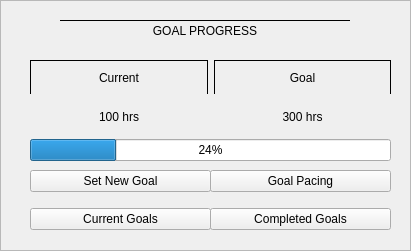
    <widget class="QFrame" name="goalsFrame">
     <property name="geometry">
      <rect>
       <x>770</x>
       <y>570</y>
       <width>411</width>
       <height>251</height>
      </rect>
     </property>
     <property name="frameShape">
      <enum>QFrame::StyledPanel</enum>
     </property>
     <property name="frameShadow">
      <enum>QFrame::Raised</enum>
     </property>
     <widget class="QWidget" name="layoutWidget">
      <property name="geometry">
       <rect>
        <x>30</x>
        <y>60</y>
        <width>361</width>
        <height>101</height>
       </rect>
      </property>
      <layout class="QVBoxLayout" name="goalsVLayout">
       <item>
        <layout class="QHBoxLayout" name="goallabelsLayout">
         <item>
          <widget class="QLabel" name="currenttopLabel">
           <property name="styleSheet">
            <string notr="true">border-top: 1px solid black;
border-left: 1px solid black;
border-right: 1px solid black;</string>
           </property>
           <property name="text">
            <string>Current</string>
           </property>
           <property name="alignment">
            <set>Qt::AlignCenter</set>
           </property>
          </widget>
         </item>
         <item>
          <widget class="QLabel" name="goaltopLabel">
           <property name="styleSheet">
            <string notr="true">border-top: 1px solid black;
border-right: 1px solid black;
border-left: 1px solid black;</string>
           </property>
           <property name="text">
            <string>Goal</string>
           </property>
           <property name="alignment">
            <set>Qt::AlignCenter</set>
           </property>
          </widget>
         </item>
        </layout>
       </item>
       <item>
        <layout class="QHBoxLayout" name="goalactualLayout">
         <item>
          <widget class="QLabel" name="currentgoalLabel">
           <property name="minimumSize">
            <size>
             <width>100</width>
             <height>0</height>
            </size>
           </property>
           <property name="baseSize">
            <size>
             <width>0</width>
             <height>0</height>
            </size>
           </property>
           <property name="styleSheet">
            <string notr="true">border-left: 1px solid black;
border-bottom: 1px solid black;
border-right: 1px solid black;</string>
           </property>
           <property name="text">
            <string>100 hrs</string>
           </property>
           <property name="alignment">
            <set>Qt::AlignCenter</set>
           </property>
           <property name="margin">
            <number>0</number>
           </property>
          </widget>
         </item>
         <item>
          <widget class="QLabel" name="goalLabel">
           <property name="minimumSize">
            <size>
             <width>100</width>
             <height>0</height>
            </size>
           </property>
           <property name="styleSheet">
            <string notr="true">border-right: 1px solid black;
border-left: 1px solid black;
border-bottom: 1px solid black;</string>
           </property>
           <property name="text">
            <string>300 hrs</string>
           </property>
           <property name="alignment">
            <set>Qt::AlignCenter</set>
           </property>
          </widget>
         </item>
        </layout>
       </item>
       <item>
        <widget class="QProgressBar" name="goalProgressBar">
         <property name="value">
          <number>24</number>
         </property>
        </widget>
       </item>
      </layout>
     </widget>
     <widget class="QWidget" name="verticalLayoutWidget_2">
      <property name="geometry">
       <rect>
        <x>30</x>
        <y>160</y>
        <width>181</width>
        <height>81</height>
       </rect>
      </property>
      <layout class="QVBoxLayout" name="goalsButtonLayoutLeft">
       <item>
        <widget class="QPushButton" name="setgoalButton">
         <property name="text">
          <string>Set New Goal</string>
         </property>
        </widget>
       </item>
       <item>
        <widget class="QPushButton" name="viewgoalsButton">
         <property name="text">
          <string>Current Goals</string>
         </property>
        </widget>
       </item>
      </layout>
     </widget>
     <widget class="QWidget" name="verticalLayoutWidget_3">
      <property name="geometry">
       <rect>
        <x>210</x>
        <y>160</y>
        <width>181</width>
        <height>81</height>
       </rect>
      </property>
      <layout class="QVBoxLayout" name="goalsButtonLayoutRight">
       <item>
        <widget class="QPushButton" name="goalpacingButton">
         <property name="text">
          <string>Goal Pacing</string>
         </property>
        </widget>
       </item>
       <item>
        <widget class="QPushButton" name="completedgoalsButton">
         <property name="text">
          <string>Completed Goals</string>
         </property>
        </widget>
       </item>
      </layout>
     </widget>
     <widget class="QLabel" name="progresstopLabel">
      <property name="geometry">
       <rect>
        <x>60</x>
        <y>20</y>
        <width>290</width>
        <height>21</height>
       </rect>
      </property>
      <property name="minimumSize">
       <size>
        <width>290</width>
        <height>0</height>
       </size>
      </property>
      <property name="styleSheet">
       <string notr="true">border-top: 1px solid black;</string>
      </property>
      <property name="text">
       <string>GOAL PROGRESS</string>
      </property>
      <property name="alignment">
       <set>Qt::AlignCenter</set>
      </property>
     </widget>
    </widget>
